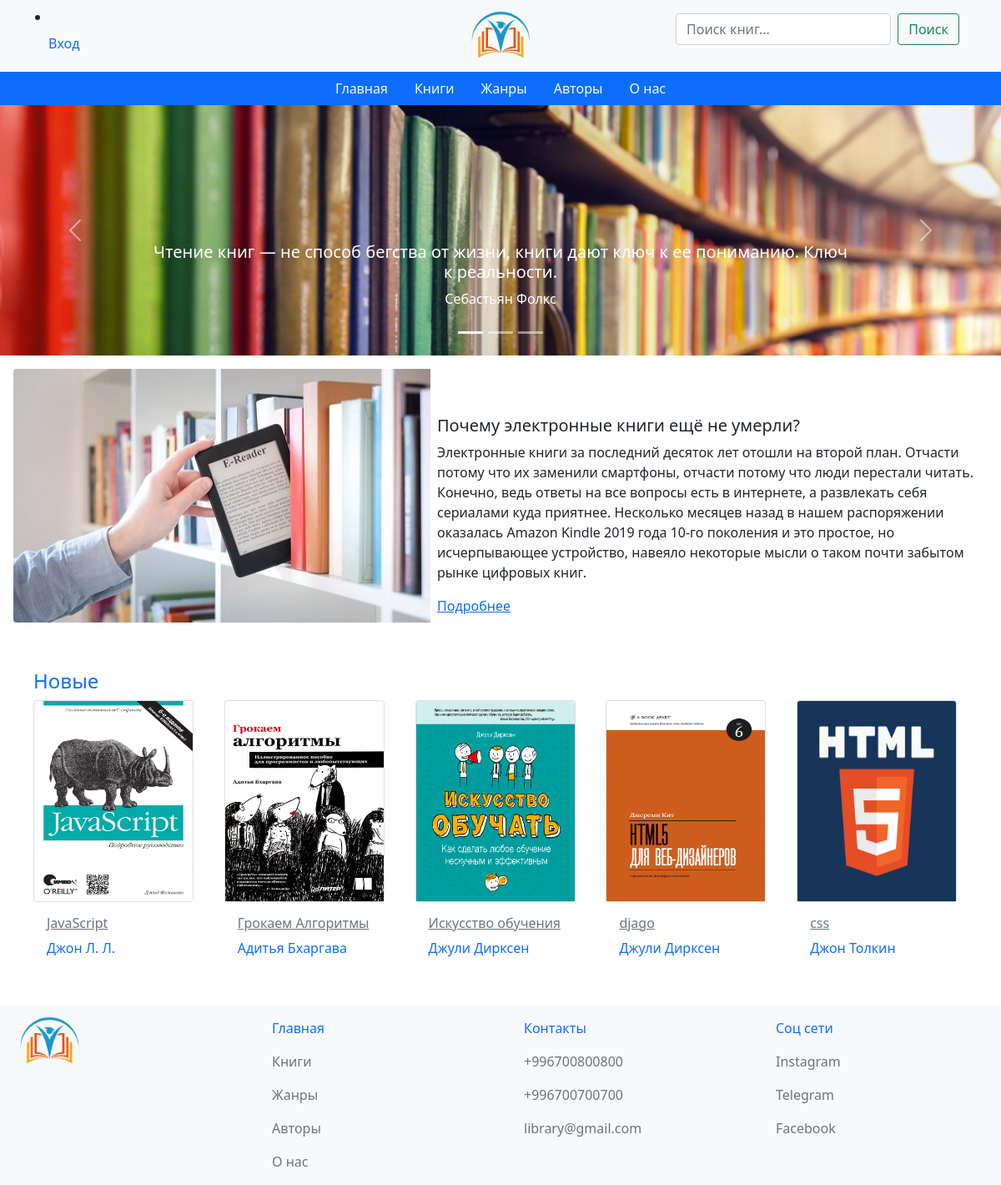
The page / on the database its author committed.
### report/models.py (models this page shows, shortened)
class Book(models.Model):
    class Meta:
        verbose_name = 'книга'
        verbose_name_plural = 'книги'
    title = models.CharField(max_length=300, verbose_name='заголовок')
    desc = models.TextField(verbose_name='описание')
    date = models.DateField(verbose_name='дата добавление', auto_now_add=True)
    file = models.FileField(verbose_name='файл', upload_to='file/', blank=True)
    image = models.ImageField(verbose_name='изображения', upload_to='image/', blank=True)
    author = models.ForeignKey('Avtor', on_delete=models.PROTECT, verbose_name='автор', null=True,)
    category = models.ForeignKey('Categories', on_delete=models.PROTECT, null=True, verbose_name='категория')
    author_site = models.ForeignKey(User, on_delete=models.CASCADE, verbose_name='автор', null=True)

class Avtor(models.Model):
    class Meta:
        verbose_name = 'автор'
        verbose_name_plural = 'авторы'
    title = models.CharField(max_length=100, verbose_name='имя автора')
    avtor = models.TextField(verbose_name='биография')
    img_Avtor = models.ImageField(verbose_name='изображения', upload_to='image/', blank=True)
    year_avtor = models.CharField(max_length=300, verbose_name='годы жизни', null=True)
    info = models.ManyToManyField('Works', verbose_name='книги автора')
    def __str__(self):
        return f'{self.title}'

### report/views.py (the view)
# urls.py: 2. Add a URL to urlpatterns:  path('', views.home, name='home')
def home(request):
    report = Book.objects.all()[:5]
    return render(request, 'home.html', {'home': report})

### templates/home.html (shortened to what this page needs)
{% extends 'base.html' %}
{% load static %}
{% block content %}
      <div id="carouselExampleIndicators" class="carousel slide" data-bs-ride="carousel">
        <div class="carousel-indicators">
          <button type="button" data-bs-target="#carouselExampleIndicators" data-bs-slide-to="0" class="active" aria-current="true" aria-label="Slide 1"></button>
          <button type="button" data-bs-target="#carouselExampleIndicators" data-bs-slide-to="1" aria-label="Slide 2"></button>
          <button type="button" data-bs-target="#carouselExampleIndicators" data-bs-slide-to="2" aria-label="Slide 3"></button>
        </div>
        <div class="carousel-inner">
          <div class="carousel-item carousel-item1 active">
            <div class="carousel-caption d-none d-md-block">
              <h5>Чтение книг — не способ бегства от жизни, книги дают ключ к ее пониманию. Ключ к реальности.</h5>
              <p>Себастьян Фолкс</p>
            </div>
          </div>
        </div>
        <button class="carousel-control-prev" type="button" data-bs-target="#carouselExampleIndicators"  data-bs-slide="prev">
          <span class="carousel-control-prev-icon" aria-hidden="true"></span>
        </button>
        <button class="carousel-control-next" type="button" data-bs-target="#carouselExampleIndicators"  data-bs-slide="next">
          <span class="carousel-control-next-icon" aria-hidden="true"></span>
        </button>
      </div>
      <div class="d-flex position-relative p-3">
        <img src="{% static 'down/image/book-main.jpg'%}" class="img-fluid rounded-start" alt="...">
        <div class="p-2">
          <h5 class="mt-5">Почему электронные книги ещё не умерли?</h5>
          <p>Электронные книги за последний десяток лет отошли на второй план. Отчасти потому что их заменили смартфоны, отчасти потому что люди перестали читать. Конечно, ведь ответы на все вопросы есть в интернете, а развлекать себя сериалами куда приятнее. Несколько месяцев назад в нашем распоряжении оказалась Amazon Kindle 2019 года 10-го поколения и это простое, но исчерпывающее устройство, навеяло некоторые мысли о таком почти забытом рынке цифровых книг.</p>
          <a href="#" class="stretched-link">Подробнее</a>
        </div>
      </div>
      <div class="conatiner m-4">
      <div class="row p-3">
        <h4 class="text-primary">Новые</h4>
        {% for item in home %}
        <div class="col">
          <div class="card" style="width: 12rem;">
            <img src="{{ item.image.url }}" height="240px" class="card-img-top" alt="...">
          </div>
          <div class="card-body">
          <h6><a href="{{ item.file.url }}" target="_blank" class=" btn-outline-secondary my-3">{{ item.title }}</a></h6>
          <a class="text-decoration-none text" href="{% url 'avtors' id=item.author %}">{{ item.author }}</a>
        </div>
        </div>
        {% endfor %}
      </div>
    </div>
      {% endblock content %}

### templates/base.html (shortened to what this page needs)
{% load static %}
<!DOCTYPE html>
<html lang="ru">
<head>
    <link href="https://cdn.jsdelivr.net/npm/bootstrap@5.0.2/dist/css/bootstrap.min.css" rel="stylesheet">
    <link type="text/css" href="{% static 'down/css/style.css' %}" rel="stylesheet" />
    <link rel="stylesheet" href="https://cdnjs.cloudflare.com/ajax/libs/font-awesome/6.1.2/css/all.min.css" />
    <link rel="stylesheet" title="theme" href="#">
</head>
<body>
    {% include 'components/navbar.html' %}
    <main>
        {% block content %}{% endblock content %}
    </main>
    {% include 'components/footer.html' %}
</body>
</html>

### templates/components/navbar.html (shortened to what this page needs)
{% load static %}
<div class="bg-light">
    <div class="container">
      <div class="row py-2">
        <div class="col">
         <div class="row">
          {% if request.user.is_authenticated %}
          <div class="col-2 py-2 nav">
            <li class="nav-item dropdown">
            <a class="nav-link dropdown-toggle" href="#" id="navbarDropdown" role="button" data-bs-toggle="dropdown" aria-expanded="false">
              {{ request.user.username }}
            </a>
            <ul class="dropdown-menu" aria-labelledby="navbarDropdown">
              <li><a href="" class="dropdown-item">Мой профиль</a></li>
              <li><a href="{% url 'my_books'%}" class="dropdown-item">Личный кабинет</a></li>
              <li><hr class="dropdown-divider"></li>
              <li><a href="{% url 'logout' %}" class="dropdown-item">Выход</a></li>
            </ul>
            </li>
          </div>
          {% else %}
          <li class="nav-item"><a class="nav-link" href="{% url 'login' %}">Вход</a></li>
          {% endif %}
         </div>
        </div>
        <div class="col">
          <img src="{% static 'down/image/logo1.png'%}" class="rounded mx-auto d-block " width="70" alt="...">
        </div>
        <div class="col col-lg-4">
          <form action="{% url 'search_books' %}" method="GET" class="d-flex p-2">
            <input class="form-control me-2" type="search" placeholder="Поиск книг..." aria-label="Search" name="search">
            <button class="btn btn-outline-success" type="submit">Поиск</button>
          </form>
        </div>
      </div>
    </div>
  </div>
    <ul class="nav justify-content-center bg-primary">
      <li class="nav-item">
        <a class="nav-link text-light" aria-current="page" href="{% url 'home' %}">Главная</a>
      </li>
      <li class="nav-item">
        <a class="nav-link text-light" href="{% url 'books' %}">Книги</a>
      </li>
      <li class="nav-item">
        <a class="nav-link text-light" href="{% url 'category'  %}">Жанры</a>
      </li>
      <li class="nav-item">
        <a class="nav-link active text-light" href="{% url 'authors' %}">Авторы</a>
      </li>
      <li class="nav-item">
        <a class="nav-link active text-light" href="{% url 'aboute' %}">О нас</a>
      </li>
    </ul>

### templates/components/footer.html
{% load static %}
<div class=" p-2 bg-light">
    <div class="row row-cols-4">
      <div class="col"><div class="">
        <a class="navbar-brand p-3" href="#">
          <img src="{% static 'down/image/logo1.png'%}" alt="" width="70" height="70" class="d-inline-block align-text-top">
        </a>
      </div></div>
      <div class="col">
        <ul class="nav flex-column">
          <li class="nav-item">
            <a class="nav-link active" aria-current="page" href="{% url 'home' %}">Главная</a>
          </li>
          <li class="nav-item">
            <a class="nav-link text-secondary" href="{% url 'books' %}">Книги</a>
          </li>
          <li class="nav-item">
            <a class="nav-link text-secondary" href="{% url 'category'  %}">Жанры</a>
          </li>
          <li class="nav-item">
            <a class="nav-link text-secondary" href="{% url 'authors' %}">Авторы</a>
          </li>
          <li class="nav-item">
            <a class="nav-link text-secondary" href="{% url 'aboute' %}">О нас</a>
          </li>
        </ul>
      </div>
      <div class="col">
        <ul class="nav flex-column">
          <li class="nav-item">
            <a class="nav-link active" aria-current="page" href="#">Контакты</a>
          </li>
          <li class="nav-item">
            <a class="nav-link text-secondary" href="#">+996700800800</a>
          </li>
          <li class="nav-item">
            <a class="nav-link text-secondary" href="#">+996700700700</a>
          </li>
          <li class="nav-item">
            <a class="nav-link text-secondary" href="#">library@gmail.com</a>
          </li>
        </ul>
      </div>
      <div class="col">
        <ul class="nav flex-column">
          <li class="nav-item">
            <a class="nav-link active" aria-current="page" href="#">Соц сети</a>
          </li>
          <li class="nav-item">
            <a class="nav-link text-secondary" href="#">Instagram</a>
          </li>
          <li class="nav-item">
            <a class="nav-link text-secondary" href="#">Telegram</a>
          </li>
          <li class="nav-item">
            <a class="nav-link text-secondary" href="#">Facebook</a>
          </li>
        </ul>
      </div>
    </div>
  </div>

### static/down/css/style.css (style rules this page uses)
.carousel-item1 { background-image: url('../image/back-book3.png'); background-size: cover; height: 300px; }

### rows shown on the page
Book: image (picture), title "JavaScript", author "Джон Л. Л."
Book: image (picture), title "Грокаем Алгоритмы", author "Адитья Бхаргава"
Book: image (picture), title "Искусство обучения", author "Джули Дирксен"
Book: image (picture), title "djago", author "Джули Дирксен"
Book: image (picture), title "css", author "Джон Толкин"
